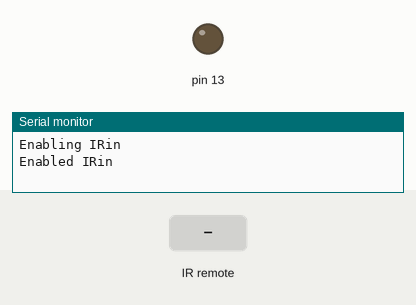
A sketch run on a simulated Arduino Uno, built with avr-gcc and run on an emulated ATmega328P. Shown: output pins drawn as LEDs (lit = HIGH), the last lines printed to the serial monitor. The test bench sets the inputs (shaded band).

Above: at 1.2 s.
1.3 s: infrared code 0xFD08F7 received
At 2.2 s:
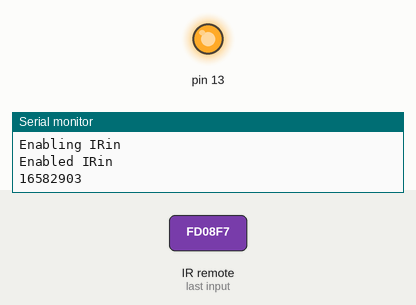
Timing chart, 0 to 4.3 s (numbered marks = the images above; inputs shaded):
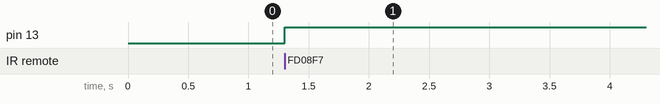

The sketch:

IR_Sensor-IR_Remote.ino
```cpp
#include <IRremote.h>
int RECV_PIN = 10;
IRrecv irrecv(RECV_PIN);
decode_results results;
void setup()
{
Serial.begin(9600);
// In case the interrupt driver crashes on setup, give a clue
// to the user what's going on.
Serial.println("Enabling IRin");
irrecv.enableIRIn(); // Start the receiver
Serial.println("Enabled IRin");
pinMode(13,OUTPUT);
}
void loop() {
if (irrecv.decode(&results)) {
Serial.println(results.value, DEC);
if (results.value == 16582903){
digitalWrite(13,HIGH);
}
else
{
digitalWrite(13,LOW);
}
irrecv.resume();
delay(100);
}
}
```

Measured:
- after the input at 1.3 s, pin 13: LOW → HIGH at once
